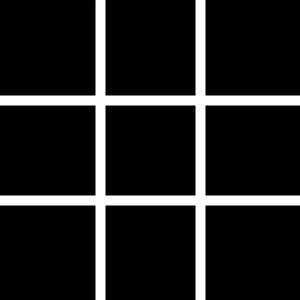
Frame 1 (no input)
Frame 60 (the mouse pressed at the canvas centre just before this capture): identical to frame 1, image omitted
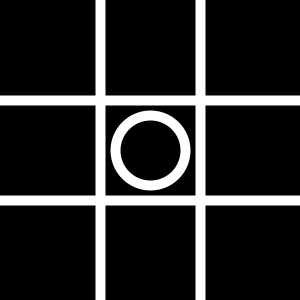
Frame 120 (the mouse held since frame 60 and released just before this capture)

The Processing sketch that drew these frames (run headless with seeded random() and noise(); from frame 60 on, the mouse is pressed at the canvas centre):

// Processing sketch: processing_119556
// ── processing_119556.pde

/*
---------------------------
  Created by Jose Gonzalez
  Colombia - 2010
---------------------------
*/

forma[] formas = new forma[1];
int turno;

boolean Casilla1X;boolean Casilla2X;boolean Casilla3X;
boolean Casilla4X;boolean Casilla5X;boolean Casilla6X;
boolean Casilla7X;boolean Casilla8X;boolean Casilla9X;

boolean Casilla10;boolean Casilla20;boolean Casilla30;
boolean Casilla40;boolean Casilla50;boolean Casilla60;
boolean Casilla70;boolean Casilla80;boolean Casilla90;
void setup(){
  size(300,300);
  noFill();
  strokeWeight(10);
  smooth();
  formas[0]= new forma(-1,-1,0);
  turno=1;
  
  Casilla1X=false;Casilla2X=false;Casilla3X=false;
  Casilla4X=false;Casilla5X=false;Casilla6X=false;
  Casilla7X=false;Casilla8X=false;Casilla9X=false;
  
  Casilla10=false;Casilla20=false;Casilla30=false;
  Casilla40=false;Casilla50=false;Casilla60=false;
  Casilla70=false;Casilla80=false;Casilla90=false;
}
void draw(){
  background(0);
  stroke(#ffffff);
  line(100,0,100,300);
  line(200,0,200,300);
  line(0,100,300,100);
  line(0,200,300,200);
  
  for(int i=0; i<formas.length; i++){
  formas[i].displayForma();
 }
  comprobar(); 
  
}


class forma{
  float x;
  float y;
  int Turno;
  
  forma(float x, float y, int Turno){
    this.x=x;
    this.y=y;
    this.Turno=Turno;
  }
  
  void displayForma(){
    
    //--- X ---//
  if((Turno%2)==0){
  if((x==-1)&&(y==-1)){x=1000;y=1000;}  
    //---1 casilla---//
    if((x>=0)&&(x<100) && (y<100)){ y=0;x=0;
    line(15+x,15+y,80+x,80+y);
    line(80+x,15+y,15+x,80+y);
    Casilla1X=true;
    }
    //---2 casilla---//
    if((x<200) && (x>=100) && (y<100)){ y=0;x=100;
    line(15+x,15+y,80+x,80+y);
    line(80+x,15+y,15+x,80+y);
    Casilla2X=true;
    }
    //---3 casilla---//
    if((x>=200) && (y<100)){ y=0;x=200;
    line(15+x,15+y,80+x,80+y);
    line(80+x,15+y,15+x,80+y);
    Casilla3X=true;
    }
    //---4 casilla---//
    if((x>=0)&&(x<100) && (y>=100)&&(y<200)){ y=100;x=0;
    line(15+x,15+y,80+x,80+y);
    line(80+x,15+y,15+x,80+y);
    Casilla4X=true;
    }
    //---5 casilla---//
    if((x>=100)&&(x<200) && (y>=100)&&(y<200)){ y=100;x=100;
    line(15+x,15+y,80+x,80+y);
    line(80+x,15+y,15+x,80+y);
    Casilla5X=true;
    }
    //---6 casilla---//
    if((x>=200) && (y>=100)&&(y<200)){ y=100;x=200;
    line(15+x,15+y,80+x,80+y);
    line(80+x,15+y,15+x,80+y);
    Casilla6X=true;
    }
    //---7 casilla---//
    if((x>=0)&&(x<100) && (y>=200)){ y=200;x=0;
    line(15+x,15+y,80+x,80+y);
    line(80+x,15+y,15+x,80+y);
    Casilla7X=true;
    }
    //---8 casilla---//
    if((x>=100)&&(x<200) && (y>=200)&&(y<400)){ y=200;x=100;
    line(15+x,15+y,80+x,80+y);
    line(80+x,15+y,15+x,80+y);
    Casilla8X=true;
    }
    //---9 casilla---//
    if((x>=200)&&(x<400) && (y>=200)&&(y<400)){ y=200;x=200;
    line(15+x,15+y,80+x,80+y);
    line(80+x,15+y,15+x,80+y);
    Casilla9X=true;
    }
}
     //--- O ---//
else{
  if((x==-1)&&(y==-1)){x=1000;y=1000;}  
    //---1 casilla---//
    if((x>=0)&&(x<100) && (y<100)){ y=0;x=0;
    ellipse(50+x,50+y,70,70);
    Casilla10=true;
    }
    //---2 casilla---//
    if((x<200) && (x>=100) && (y<100)){ y=0;x=100;
    ellipse(50+x,50+y,70,70);
    Casilla20=true;
    }
    //---3 casilla---//
    if((x>=200) && (y<100)){ y=0;x=200;
    ellipse(50+x,50+y,70,70);
    Casilla30=true;
    }
    //---4 casilla---//
    if((x>=0)&&(x<100) && (y>=100)&&(y<200)){ y=100;x=0;
    ellipse(50+x,50+y,70,70);
    Casilla40=true;
    }
    //---5 casilla---//
    if((x>=100)&&(x<200) && (y>=100)&&(y<200)){ y=100;x=100;
    ellipse(50+x,50+y,70,70);
    Casilla50=true;
    }
    //---6 casilla---//
    if((x>=200) && (y>=100)&&(y<200)){ y=100;x=200;
    ellipse(50+x,50+y,70,70);
    Casilla60=true;
    }
    //---7 casilla---//
    if((x>=0)&&(x<100) && (y>=200)){ y=200;x=0;
    ellipse(50+x,50+y,70,70);
    Casilla70=true;
    }
    //---8 casilla---//
    if((x>=100)&&(x<200) && (y>=200)&&(y<400)){ y=200;x=100;
    ellipse(50+x,50+y,70,70);
    Casilla80=true;
    }
    //---9 casilla---//
    if((x>=200)&&(x<400) && (y>=200)&&(y<400)){ y=200;x=200;
    ellipse(50+x,50+y,70,70);
    Casilla90=true;
    }

}
}
}
void mousePressed(){
  forma N= new forma(mouseX,mouseY,turno);
    formas=(forma[]) append(formas, N);
    turno=turno+1;
}
void comprobar(){
  if((Casilla1X==true)&&(Casilla2X==true)&&(Casilla3X==true)){
   line(15,50,275,50);println("Gano la X!!!");}
  if((Casilla4X==true)&&(Casilla5X==true)&&(Casilla6X==true)){
   line(15,150,275,150);println("Gano la X!!!");}
  if((Casilla7X==true)&&(Casilla8X==true)&&(Casilla9X==true)){
   line(15,250,275,250);println("Gano la X!!!");}
  if((Casilla1X==true)&&(Casilla4X==true)&&(Casilla7X==true)){
   line(50,15,50,275);println("Gano la X!!!");}
  if((Casilla2X==true)&&(Casilla5X==true)&&(Casilla8X==true)){
   line(150,15,150,275);println("Gano la X!!!");}
  if((Casilla3X==true)&&(Casilla6X==true)&&(Casilla9X==true)){
   line(250,15,250,275);println("Gano la X!!!");}
  if((Casilla1X==true)&&(Casilla5X==true)&&(Casilla9X==true)){
   line(15,15,275,275);println("Gano la X!!!");}
  if((Casilla3X==true)&&(Casilla5X==true)&&(Casilla7X==true)){
   line(275,15,15,275);println("Gano la X!!!");}
       
     
  if((Casilla10==true)&&(Casilla20==true)&&(Casilla30==true)){
   line(15,50,275,50);println("Gano el 0!!!");}
  if((Casilla40==true)&&(Casilla50==true)&&(Casilla60==true)){
   line(15,150,275,150);println("Gano el 0!!!");}
  if((Casilla70==true)&&(Casilla80==true)&&(Casilla90==true)){
   line(15,250,275,250);println("Gano el 0!!!");}
  if((Casilla10==true)&&(Casilla40==true)&&(Casilla70==true)){
   line(50,15,50,275);println("Gano el 0!!!");}
  if((Casilla20==true)&&(Casilla50==true)&&(Casilla80==true)){
   line(150,15,150,275);println("Gano el 0!!!");}
  if((Casilla30==true)&&(Casilla60==true)&&(Casilla90==true)){
   line(250,15,250,275);println("Gano el 0!!!");}
  if((Casilla10==true)&&(Casilla50==true)&&(Casilla90==true)){
   line(15,15,275,275);println("Gano el 0!!!");}
  if((Casilla30==true)&&(Casilla50==true)&&(Casilla70==true)){
   line(275,15,15,275);println("Gano el 0!!!");}
  
}
